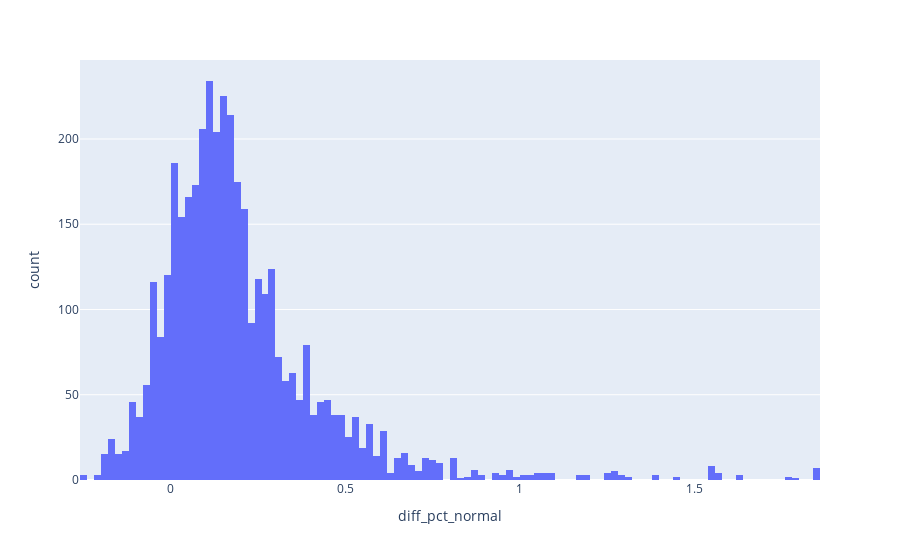

Source (notebook cell):
### Markdown cell above
`gmaps = osm * diff_pct_normal`

### Code cell
px.histogram(df_dist, x='diff_pct_normal')

### Figure 1 — Plotly figure (JSON) as saved in the notebook; plotly's stock layout.template omitted (floating-point values rounded to 4 significant figures; data arrays with more than 128 entries replaced by an {"elided": "..."} marker saying what was removed)
{"data": [{"alignmentgroup": "True", "bingroup": "x", "hovertemplate": "diff_pct_normal=%{x}<br>count=%{y}<extra></extra>", "legendgroup": "", "marker": {"color": "#636efa", "pattern": {"shape": ""}}, "name": "", "offsetgroup": "", "orientation": "v", "showlegend": false, "type": "histogram", "x": {"elided": "3948 float values"}, "xaxis": "x", "yaxis": "y"}], "layout": {"barmode": "relative", "legend": {"tracegroupgap": 0}, "margin": {"t": 60}, "xaxis": {"anchor": "y", "domain": [0, 1], "title": {"text": "diff_pct_normal"}}, "yaxis": {"anchor": "x", "domain": [0, 1], "title": {"text": "count"}}}}
